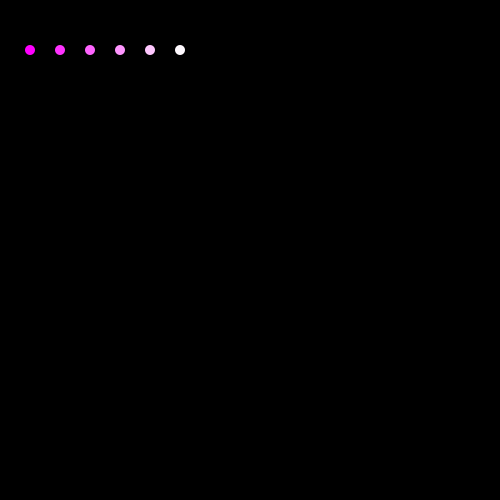
Frame 1 (no input)
Frame 60 (the mouse pressed at the canvas centre just before this capture): identical to frame 1, image omitted
Frame 120 (the mouse held since frame 60 and released just before this capture): identical to frame 1, image omitted

The Processing sketch that drew this single still picture (run headless with seeded random() and noise(); from frame 60 on, the mouse is pressed at the canvas centre):

// Processing sketch: day_07_02b_arrayCircles
// ── day_07_02b_arrayCircles.pde
//----------------------------------------------------
// DT Bootcamp 2014, Parsons the New School for Design. 
// Day 7, Arrays - arrayCircles B
//
//This example is the same as "arrayCircles" 
//except that the numbers within the array "circleX" have been replaced
//with variables.
//
//  You can substitute that number with a variable, which is nice because, 
//  if you want to change the number, you just change what the variable 
//  equals--not every instance of the number in the code.
//
// http://processing.org/reference/for.html
//----------------------------------------------------

//Declare 2 variables to use as numbers within the array "circleX"
//Mess around with these numbers by changing the values and see what happens
int var1 = 60;
int var2 = 120;

//Declare the array & tell processing the data type (int)
int[] circleX = { 
  
  //Assign a value OR variable to each position 
  30, var1, 90, var2, 150, 180 
  
};

void setup() {
  size(500, 500);
  smooth();
  noStroke();
}

void draw() {
  background(0);
  for (int i = 0; i < 6; i++) {
    fill(255, i*50, 255);
    ellipse(circleX[i], 50, 10, 10);
    
    //print the array values to the console
    print("circleX[" + i + "]: ");
    println(circleX[i]);
  }
}
